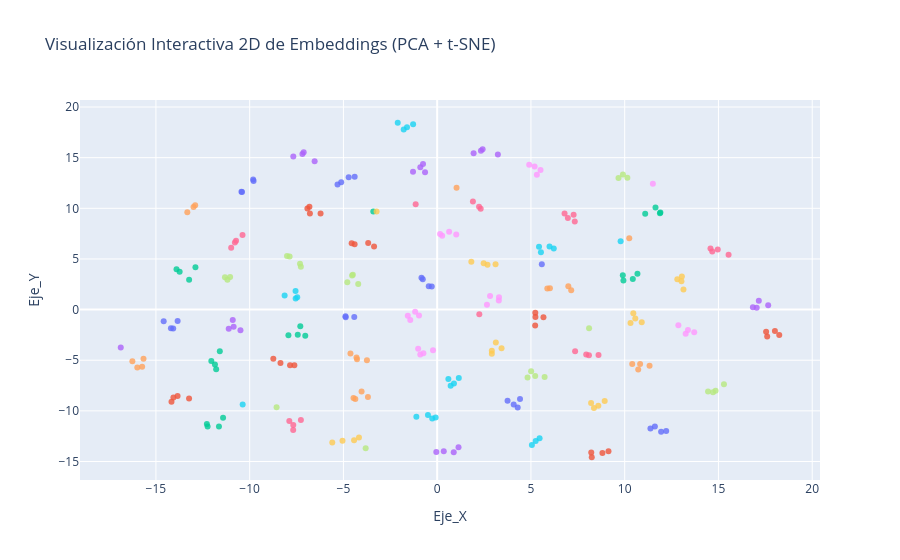

Here is the notebook cell this chart was saved with:
### Markdown cell above
La visualización 2D mediante PCA y t-SNE muestra una clara separación entre los distintos clusters de rostros, lo que sugiere que los embeddings generados capturan adecuadamente las diferencias entre clases. Esto se ve respaldado por las métricas mostradas anteriormente. Solo se observan leves desviaciones en casos puntuales (por ejemplo Jose María Aznar y Winona Ryder), lo que indica que, aunque la separación no es absolutamente perfecta, el rendimiento general es muy bueno.
En conjunto, la visualización y las métricas confirman que los embeddings fueron generados de forma correcta y permiten una clasificación robusta de los distintos rostros.

### Code cell
#Hacemos PCA para bajar de 512 a 50 dimensiones 
pca = PCA(n_components=min(50, len(emb_val_ft))) 
emb_pca = pca.fit_transform(emb_val_ft)
#Aplicamos t-SNE para bajar de 50 a 2 dimensiones 
tsne = TSNE(n_components=2, random_state=42, perplexity=35)
emb_2d = tsne.fit_transform(emb_pca)
#Mapeamos cada vector a su nombre real para el cuadro de diálogo flotante
nombres_reales = [nombres_total[i] for i in y_val_ft]
#Creamos un DataFrame con 2 coordenadas
df = pd.DataFrame({
    'Eje_X': emb_2d[:, 0],
    'Eje_Y': emb_2d[:, 1],
    'Persona': nombres_reales
})
#Creamos el gráfico interactivo 2D
fig = px.scatter(
    df, x='Eje_X', y='Eje_Y', 
    color='Persona',    
    hover_name='Persona',    
    title="Visualización Interactiva 2D de Embeddings (PCA + t-SNE)"
)

fig.update_traces(marker=dict(size=6, opacity=0.8))
fig.update_layout(showlegend=False)
fig.show()

### Figure 1 — Plotly figure (JSON) as saved in the notebook; plotly's stock layout.template omitted (floating-point values rounded to 4 significant figures)
{"data": [{"hovertemplate": "<b>%{hovertext}</b><br><br>Persona=Guillermo Coria<br>Eje_X=%{x}<br>Eje_Y=%{y}<extra></extra>", "hovertext": ["Guillermo Coria", "Guillermo Coria", "Guillermo Coria", "Guillermo Coria"], "legendgroup": "Guillermo Coria", "marker": {"color": "#636efa", "opacity": 0.8, "size": 6, "symbol": "circle"}, "mode": "markers", "name": "Guillermo Coria", "orientation": "v", "showlegend": true, "type": "scatter", "x": [-9.815, -9.792, -10.44, -10.41], "xaxis": "x", "y": [12.86, 12.7, 11.63, 11.62], "yaxis": "y"}, {"hovertemplate": "<b>%{hovertext}</b><br><br>Persona=Luiz Inacio Lula da Silva<br>Eje_X=%{x}<br>Eje_Y=%{y}<extra></extra>", "hovertext": ["Luiz Inacio Lula da Silva", "Luiz Inacio Lula da Silva", "Luiz Inacio Lula da Silva", "Luiz Inacio Lula da Silva"], "legendgroup": "Luiz Inacio Lula da Silva", "marker": {"color": "#EF553B", "opacity": 0.8, "size": 6, "symbol": "circle"}, "mode": "markers", "name": "Luiz Inacio Lula da Silva", "orientation": "v", "showlegend": true, "type": "scatter", "x": [8.243, 8.811, 9.134, 8.217], "xaxis": "x", "y": [-14.58, -14.15, -13.99, -14.11], "yaxis": "y"}, {"hovertemplate": "<b>%{hovertext}</b><br><br>Persona=Michael Bloomberg<br>Eje_X=%{x}<br>Eje_Y=%{y}<extra></extra>", "hovertext": ["Michael Bloomberg", "Michael Bloomberg", "Michael Bloomberg", "Michael Bloomberg"], "legendgroup": "Michael Bloomberg", "marker": {"color": "#00cc96", "opacity": 0.8, "size": 6, "symbol": "circle"}, "mode": "markers", "name": "Michael Bloomberg", "orientation": "v", "showlegend": true, "type": "scatter", "x": [-7.034, -7.934, -7.436, -7.301], "xaxis": "x", "y": [-2.583, -2.527, -2.478, -1.648], "yaxis": "y"}, {"hovertemplate": "<b>%{hovertext}</b><br><br>Persona=Tiger Woods<br>Eje_X=%{x}<br>Eje_Y=%{y}<extra></extra>", "hovertext": ["Tiger Woods", "Tiger Woods", "Tiger Woods", "Tiger Woods"], "legendgroup": "Tiger Woods", "marker": {"color": "#ab63fa", "opacity": 0.8, "size": 6, "symbol": "circle"}, "mode": "markers", "name": "Tiger Woods", "orientation": "v", "showlegend": true, "type": "scatter", "x": [-7.188, -6.535, -7.119, -7.672], "xaxis": "x", "y": [15.36, 14.64, 15.55, 15.12], "yaxis": "y"}, {"hovertemplate": "<b>%{hovertext}</b><br><br>Persona=Donald Rumsfeld<br>Eje_X=%{x}<br>Eje_Y=%{y}<extra></extra>", "hovertext": ["Donald Rumsfeld", "Donald Rumsfeld", "Donald Rumsfeld", "Donald Rumsfeld"], "legendgroup": "Donald Rumsfeld", "marker": {"color": "#FFA15A", "opacity": 0.8, "size": 6, "symbol": "circle"}, "mode": "markers", "name": "Donald Rumsfeld", "orientation": "v", "showlegend": true, "type": "scatter", "x": [-4.276, -3.748, -4.625, -4.302], "xaxis": "x", "y": [-4.912, -5.007, -4.337, -4.728], "yaxis": "y"}, {"hovertemplate": "<b>%{hovertext}</b><br><br>Persona=Hans Blix<br>Eje_X=%{x}<br>Eje_Y=%{y}<extra></extra>", "hovertext": ["Hans Blix", "Hans Blix", "Hans Blix", "Hans Blix"], "legendgroup": "Hans Blix", "marker": {"color": "#19d3f3", "opacity": 0.8, "size": 6, "symbol": "circle"}, "mode": "markers", "name": "Hans Blix", "orientation": "v", "showlegend": true, "type": "scatter", "x": [5.533, 6.218, 5.991, 5.432], "xaxis": "x", "y": [5.668, 6.033, 6.237, 6.213], "yaxis": "y"}, {"hovertemplate": "<b>%{hovertext}</b><br><br>Persona=Arnold Schwarzenegger<br>Eje_X=%{x}<br>Eje_Y=%{y}<extra></extra>", "hovertext": ["Arnold Schwarzenegger", "Arnold Schwarzenegger", "Arnold Schwarzenegger", "Arnold Schwarzenegger"], "legendgroup": "Arnold Schwarzenegger", "marker": {"color": "#FF6692", "opacity": 0.8, "size": 6, "symbol": "circle"}, "mode": "markers", "name": "Arnold Schwarzenegger", "orientation": "v", "showlegend": true, "type": "scatter", "x": [-10.99, -10.73, -10.79, -10.38], "xaxis": "x", "y": [6.109, 6.798, 6.617, 7.376], "yaxis": "y"}, {"hovertemplate": "<b>%{hovertext}</b><br><br>Persona=Atal Bihari Vajpayee<br>Eje_X=%{x}<br>Eje_Y=%{y}<extra></extra>", "hovertext": ["Atal Bihari Vajpayee", "Atal Bihari Vajpayee", "Atal Bihari Vajpayee", "Atal Bihari Vajpayee"], "legendgroup": "Atal Bihari Vajpayee", "marker": {"color": "#B6E880", "opacity": 0.8, "size": 6, "symbol": "circle"}, "mode": "markers", "name": "Atal Bihari Vajpayee", "orientation": "v", "showlegend": true, "type": "scatter", "x": [15.29, 14.45, 14.85, 14.71], "xaxis": "x", "y": [-7.361, -8.085, -8.018, -8.161], "yaxis": "y"}, {"hovertemplate": "<b>%{hovertext}</b><br><br>Persona=George Robertson<br>Eje_X=%{x}<br>Eje_Y=%{y}<extra></extra>", "hovertext": ["George Robertson", "George Robertson", "George Robertson", "George Robertson"], "legendgroup": "George Robertson", "marker": {"color": "#FF97FF", "opacity": 0.8, "size": 6, "symbol": "circle"}, "mode": "markers", "name": "George Robertson", "orientation": "v", "showlegend": true, "type": "scatter", "x": [2.82, 3.296, 2.654, 3.287], "xaxis": "x", "y": [1.349, 1.213, 0.4737, 0.8894], "yaxis": "y"}, {"hovertemplate": "<b>%{hovertext}</b><br><br>Persona=Igor Ivanov<br>Eje_X=%{x}<br>Eje_Y=%{y}<extra></extra>", "hovertext": ["Igor Ivanov", "Igor Ivanov", "Igor Ivanov", "Igor Ivanov"], "legendgroup": "Igor Ivanov", "marker": {"color": "#FECB52", "opacity": 0.8, "size": 6, "symbol": "circle"}, "mode": "markers", "name": "Igor Ivanov", "orientation": "v", "showlegend": true, "type": "scatter", "x": [2.914, 3.433, 3.128, 2.914], "xaxis": "x", "y": [-4.353, -3.827, -3.262, -4.059], "yaxis": "y"}, {"hovertemplate": "<b>%{hovertext}</b><br><br>Persona=John Negroponte<br>Eje_X=%{x}<br>Eje_Y=%{y}<extra></extra>", "hovertext": ["John Negroponte", "John Negroponte", "John Negroponte", "John Negroponte"], "legendgroup": "John Negroponte", "marker": {"color": "#636efa", "opacity": 0.8, "size": 6, "symbol": "circle"}, "mode": "markers", "name": "John Negroponte", "orientation": "v", "showlegend": true, "type": "scatter", "x": [-4.422, -4.88, 5.58, -4.89], "xaxis": "x", "y": [-0.7226, -0.7456, 4.467, -0.6585], "yaxis": "y"}, {"hovertemplate": "<b>%{hovertext}</b><br><br>Persona=Bill Clinton<br>Eje_X=%{x}<br>Eje_Y=%{y}<extra></extra>", "hovertext": ["Bill Clinton", "Bill Clinton", "Bill Clinton", "Bill Clinton"], "legendgroup": "Bill Clinton", "marker": {"color": "#EF553B", "opacity": 0.8, "size": 6, "symbol": "circle"}, "mode": "markers", "name": "Bill Clinton", "orientation": "v", "showlegend": true, "type": "scatter", "x": [5.668, 5.225, 5.239, 5.232], "xaxis": "x", "y": [-0.7511, -1.584, -0.7232, -0.3224], "yaxis": "y"}, {"hovertemplate": "<b>%{hovertext}</b><br><br>Persona=Pete Sampras<br>Eje_X=%{x}<br>Eje_Y=%{y}<extra></extra>", "hovertext": ["Pete Sampras", "Pete Sampras", "Pete Sampras", "Pete Sampras"], "legendgroup": "Pete Sampras", "marker": {"color": "#00cc96", "opacity": 0.8, "size": 6, "symbol": "circle"}, "mode": "markers", "name": "Pete Sampras", "orientation": "v", "showlegend": true, "type": "scatter", "x": [11.9, 11.64, 11.09, 11.88], "xaxis": "x", "y": [9.582, 10.09, 9.462, 9.503], "yaxis": "y"}, {"hovertemplate": "<b>%{hovertext}</b><br><br>Persona=Jennifer Capriati<br>Eje_X=%{x}<br>Eje_Y=%{y}<extra></extra>", "hovertext": ["Jennifer Capriati", "Jennifer Capriati", "Jennifer Capriati", "Jennifer Capriati"], "legendgroup": "Jennifer Capriati", "marker": {"color": "#ab63fa", "opacity": 0.8, "size": 6, "symbol": "circle"}, "mode": "markers", "name": "Jennifer Capriati", "orientation": "v", "showlegend": true, "type": "scatter", "x": [2.422, 2.334, 3.236, 1.943], "xaxis": "x", "y": [15.84, 15.67, 15.31, 15.45], "yaxis": "y"}, {"hovertemplate": "<b>%{hovertext}</b><br><br>Persona=David Beckham<br>Eje_X=%{x}<br>Eje_Y=%{y}<extra></extra>", "hovertext": ["David Beckham", "David Beckham", "David Beckham", "David Beckham"], "legendgroup": "David Beckham", "marker": {"color": "#FFA15A", "opacity": 0.8, "size": 6, "symbol": "circle"}, "mode": "markers", "name": "David Beckham", "orientation": "v", "showlegend": true, "type": "scatter", "x": [-12.99, 10.24, -13.33, -12.91], "xaxis": "x", "y": [10.13, 7.039, 9.616, 10.31], "yaxis": "y"}, {"hovertemplate": "<b>%{hovertext}</b><br><br>Persona=Rudolph Giuliani<br>Eje_X=%{x}<br>Eje_Y=%{y}<extra></extra>", "hovertext": ["Rudolph Giuliani", "Rudolph Giuliani", "Rudolph Giuliani", "Rudolph Giuliani"], "legendgroup": "Rudolph Giuliani", "marker": {"color": "#19d3f3", "opacity": 0.8, "size": 6, "symbol": "circle"}, "mode": "markers", "name": "Rudolph Giuliani", "orientation": "v", "showlegend": true, "type": "scatter", "x": [-7.464, -7.548, -8.136, -7.553], "xaxis": "x", "y": [1.206, 1.103, 1.399, 1.846], "yaxis": "y"}, {"hovertemplate": "<b>%{hovertext}</b><br><br>Persona=Carlos Menem<br>Eje_X=%{x}<br>Eje_Y=%{y}<extra></extra>", "hovertext": ["Carlos Menem", "Carlos Menem", "Carlos Menem", "Carlos Menem"], "legendgroup": "Carlos Menem", "marker": {"color": "#FF6692", "opacity": 0.8, "size": 6, "symbol": "circle"}, "mode": "markers", "name": "Carlos Menem", "orientation": "v", "showlegend": true, "type": "scatter", "x": [-7.885, -7.675, -7.679, -7.268], "xaxis": "x", "y": [-11.0, -11.39, -11.88, -10.89], "yaxis": "y"}, {"hovertemplate": "<b>%{hovertext}</b><br><br>Persona=Jose Maria Aznar<br>Eje_X=%{x}<br>Eje_Y=%{y}<extra></extra>", "hovertext": ["Jose Maria Aznar", "Jose Maria Aznar", "Jose Maria Aznar", "Jose Maria Aznar"], "legendgroup": "Jose Maria Aznar", "marker": {"color": "#B6E880", "opacity": 0.8, "size": 6, "symbol": "circle"}, "mode": "markers", "name": "Jose Maria Aznar", "orientation": "v", "showlegend": true, "type": "scatter", "x": [9.905, 9.67, -3.815, 10.14], "xaxis": "x", "y": [13.34, 12.98, -13.69, 13.02], "yaxis": "y"}, {"hovertemplate": "<b>%{hovertext}</b><br><br>Persona=Gerhard Schroeder<br>Eje_X=%{x}<br>Eje_Y=%{y}<extra></extra>", "hovertext": ["Gerhard Schroeder", "Gerhard Schroeder", "Gerhard Schroeder", "Gerhard Schroeder"], "legendgroup": "Gerhard Schroeder", "marker": {"color": "#FF97FF", "opacity": 0.8, "size": 6, "symbol": "circle"}, "mode": "markers", "name": "Gerhard Schroeder", "orientation": "v", "showlegend": true, "type": "scatter", "x": [-1.175, -1.568, -1.435, -0.9693], "xaxis": "x", "y": [-0.2056, -0.6105, -1.037, -0.5726], "yaxis": "y"}, {"hovertemplate": "<b>%{hovertext}</b><br><br>Persona=Silvio Berlusconi<br>Eje_X=%{x}<br>Eje_Y=%{y}<extra></extra>", "hovertext": ["Silvio Berlusconi", "Silvio Berlusconi", "Silvio Berlusconi", "Silvio Berlusconi"], "legendgroup": "Silvio Berlusconi", "marker": {"color": "#FECB52", "opacity": 0.8, "size": 6, "symbol": "circle"}, "mode": "markers", "name": "Silvio Berlusconi", "orientation": "v", "showlegend": true, "type": "scatter", "x": [-5.05, -4.432, -4.171, -5.595], "xaxis": "x", "y": [-12.96, -12.91, -12.62, -13.13], "yaxis": "y"}, {"hovertemplate": "<b>%{hovertext}</b><br><br>Persona=George W Bush<br>Eje_X=%{x}<br>Eje_Y=%{y}<extra></extra>", "hovertext": ["George W Bush", "George W Bush", "George W Bush", "George W Bush"], "legendgroup": "George W Bush", "marker": {"color": "#636efa", "opacity": 0.8, "size": 6, "symbol": "circle"}, "mode": "markers", "name": "George W Bush", "orientation": "v", "showlegend": true, "type": "scatter", "x": [-14.59, -13.84, -14.2, -14.08], "xaxis": "x", "y": [-1.15, -1.134, -1.832, -1.87], "yaxis": "y"}, {"hovertemplate": "<b>%{hovertext}</b><br><br>Persona=Juan Carlos Ferrero<br>Eje_X=%{x}<br>Eje_Y=%{y}<extra></extra>", "hovertext": ["Juan Carlos Ferrero", "Juan Carlos Ferrero", "Juan Carlos Ferrero", "Juan Carlos Ferrero"], "legendgroup": "Juan Carlos Ferrero", "marker": {"color": "#EF553B", "opacity": 0.8, "size": 6, "symbol": "circle"}, "mode": "markers", "name": "Juan Carlos Ferrero", "orientation": "v", "showlegend": true, "type": "scatter", "x": [-6.814, -6.22, -6.787, -6.921], "xaxis": "x", "y": [10.15, 9.484, 9.496, 9.98], "yaxis": "y"}, {"hovertemplate": "<b>%{hovertext}</b><br><br>Persona=Saddam Hussein<br>Eje_X=%{x}<br>Eje_Y=%{y}<extra></extra>", "hovertext": ["Saddam Hussein", "Saddam Hussein", "Saddam Hussein", "Saddam Hussein"], "legendgroup": "Saddam Hussein", "marker": {"color": "#00cc96", "opacity": 0.8, "size": 6, "symbol": "circle"}, "mode": "markers", "name": "Saddam Hussein", "orientation": "v", "showlegend": true, "type": "scatter", "x": [-12.28, -11.64, -12.24, -11.42], "xaxis": "x", "y": [-11.29, -11.54, -11.54, -10.68], "yaxis": "y"}, {"hovertemplate": "<b>%{hovertext}</b><br><br>Persona=Tom Daschle<br>Eje_X=%{x}<br>Eje_Y=%{y}<extra></extra>", "hovertext": ["Tom Daschle", "Tom Daschle", "Tom Daschle", "Tom Daschle"], "legendgroup": "Tom Daschle", "marker": {"color": "#ab63fa", "opacity": 0.8, "size": 6, "symbol": "circle"}, "mode": "markers", "name": "Tom Daschle", "orientation": "v", "showlegend": true, "type": "scatter", "x": [-11.12, -10.86, -10.9, -10.49], "xaxis": "x", "y": [-1.888, -1.697, -1.019, -2.029], "yaxis": "y"}, {"hovertemplate": "<b>%{hovertext}</b><br><br>Persona=Angelina Jolie<br>Eje_X=%{x}<br>Eje_Y=%{y}<extra></extra>", "hovertext": ["Angelina Jolie", "Angelina Jolie", "Angelina Jolie", "Angelina Jolie"], "legendgroup": "Angelina Jolie", "marker": {"color": "#FFA15A", "opacity": 0.8, "size": 6, "symbol": "circle"}, "mode": "markers", "name": "Angelina Jolie", "orientation": "v", "showlegend": true, "type": "scatter", "x": [10.72, 10.82, 10.4, 11.32], "xaxis": "x", "y": [-5.924, -5.38, -5.378, -5.534], "yaxis": "y"}, {"hovertemplate": "<b>%{hovertext}</b><br><br>Persona=Naomi Watts<br>Eje_X=%{x}<br>Eje_Y=%{y}<extra></extra>", "hovertext": ["Naomi Watts", "Naomi Watts", "Naomi Watts", "Naomi Watts"], "legendgroup": "Naomi Watts", "marker": {"color": "#19d3f3", "opacity": 0.8, "size": 6, "symbol": "circle"}, "mode": "markers", "name": "Naomi Watts", "orientation": "v", "showlegend": true, "type": "scatter", "x": [-0.4921, -1.11, -0.2632, -0.08379], "xaxis": "x", "y": [-10.41, -10.59, -10.77, -10.67], "yaxis": "y"}, {"hovertemplate": "<b>%{hovertext}</b><br><br>Persona=Jennifer Lopez<br>Eje_X=%{x}<br>Eje_Y=%{y}<extra></extra>", "hovertext": ["Jennifer Lopez", "Jennifer Lopez", "Jennifer Lopez", "Jennifer Lopez"], "legendgroup": "Jennifer Lopez", "marker": {"color": "#FF6692", "opacity": 0.8, "size": 6, "symbol": "circle"}, "mode": "markers", "name": "Jennifer Lopez", "orientation": "v", "showlegend": true, "type": "scatter", "x": [7.947, 7.355, 8.604, 8.094], "xaxis": "x", "y": [-4.447, -4.121, -4.481, -4.505], "yaxis": "y"}, {"hovertemplate": "<b>%{hovertext}</b><br><br>Persona=Vladimir Putin<br>Eje_X=%{x}<br>Eje_Y=%{y}<extra></extra>", "hovertext": ["Vladimir Putin", "Vladimir Putin", "Vladimir Putin", "Vladimir Putin"], "legendgroup": "Vladimir Putin", "marker": {"color": "#B6E880", "opacity": 0.8, "size": 6, "symbol": "circle"}, "mode": "markers", "name": "Vladimir Putin", "orientation": "v", "showlegend": true, "type": "scatter", "x": [-4.793, -4.211, -4.497, -4.538], "xaxis": "x", "y": [2.703, 2.537, 3.444, 3.355], "yaxis": "y"}, {"hovertemplate": "<b>%{hovertext}</b><br><br>Persona=Serena Williams<br>Eje_X=%{x}<br>Eje_Y=%{y}<extra></extra>", "hovertext": ["Serena Williams", "Serena Williams", "Serena Williams", "Serena Williams"], "legendgroup": "Serena Williams", "marker": {"color": "#FF97FF", "opacity": 0.8, "size": 6, "symbol": "circle"}, "mode": "markers", "name": "Serena Williams", "orientation": "v", "showlegend": true, "type": "scatter", "x": [-1.015, -0.9015, -0.2227, -0.7352], "xaxis": "x", "y": [-3.874, -4.426, -4.019, -4.321], "yaxis": "y"}, {"hovertemplate": "<b>%{hovertext}</b><br><br>Persona=Kofi Annan<br>Eje_X=%{x}<br>Eje_Y=%{y}<extra></extra>", "hovertext": ["Kofi Annan", "Kofi Annan", "Kofi Annan", "Kofi Annan"], "legendgroup": "Kofi Annan", "marker": {"color": "#FECB52", "opacity": 0.8, "size": 6, "symbol": "circle"}, "mode": "markers", "name": "Kofi Annan", "orientation": "v", "showlegend": true, "type": "scatter", "x": [8.594, 8.36, 8.933, 8.208], "xaxis": "x", "y": [-9.492, -9.723, -9.024, -9.215], "yaxis": "y"}, {"hovertemplate": "<b>%{hovertext}</b><br><br>Persona=John Ashcroft<br>Eje_X=%{x}<br>Eje_Y=%{y}<extra></extra>", "hovertext": ["John Ashcroft", "John Ashcroft", "John Ashcroft", "John Ashcroft"], "legendgroup": "John Ashcroft", "marker": {"color": "#636efa", "opacity": 0.8, "size": 6, "symbol": "circle"}, "mode": "markers", "name": "John Ashcroft", "orientation": "v", "showlegend": true, "type": "scatter", "x": [-0.8382, -0.7681, -0.2897, -0.4494], "xaxis": "x", "y": [3.147, 2.991, 2.283, 2.293], "yaxis": "y"}, {"hovertemplate": "<b>%{hovertext}</b><br><br>Persona=Nestor Kirchner<br>Eje_X=%{x}<br>Eje_Y=%{y}<extra></extra>", "hovertext": ["Nestor Kirchner", "Nestor Kirchner", "Nestor Kirchner", "Nestor Kirchner"], "legendgroup": "Nestor Kirchner", "marker": {"color": "#EF553B", "opacity": 0.8, "size": 6, "symbol": "circle"}, "mode": "markers", "name": "Nestor Kirchner", "orientation": "v", "showlegend": true, "type": "scatter", "x": [-3.367, -4.404, -3.68, -4.561], "xaxis": "x", "y": [6.223, 6.446, 6.574, 6.547], "yaxis": "y"}, {"hovertemplate": "<b>%{hovertext}</b><br><br>Persona=Gloria Macapagal Arroyo<br>Eje_X=%{x}<br>Eje_Y=%{y}<extra></extra>", "hovertext": ["Gloria Macapagal Arroyo", "Gloria Macapagal Arroyo", "Gloria Macapagal Arroyo", "Gloria Macapagal Arroyo"], "legendgroup": "Gloria Macapagal Arroyo", "marker": {"color": "#00cc96", "opacity": 0.8, "size": 6, "symbol": "circle"}, "mode": "markers", "name": "Gloria Macapagal Arroyo", "orientation": "v", "showlegend": true, "type": "scatter", "x": [9.899, 10.68, 9.932, 10.43], "xaxis": "x", "y": [3.393, 3.531, 2.872, 3.019], "yaxis": "y"}, {"hovertemplate": "<b>%{hovertext}</b><br><br>Persona=Jennifer Aniston<br>Eje_X=%{x}<br>Eje_Y=%{y}<extra></extra>", "hovertext": ["Jennifer Aniston", "Jennifer Aniston", "Jennifer Aniston", "Jennifer Aniston"], "legendgroup": "Jennifer Aniston", "marker": {"color": "#ab63fa", "opacity": 0.8, "size": 6, "symbol": "circle"}, "mode": "markers", "name": "Jennifer Aniston", "orientation": "v", "showlegend": true, "type": "scatter", "x": [0.3514, 0.8816, -0.0479, 1.138], "xaxis": "x", "y": [-13.98, -14.09, -14.06, -13.6], "yaxis": "y"}, {"hovertemplate": "<b>%{hovertext}</b><br><br>Persona=Jean Chretien<br>Eje_X=%{x}<br>Eje_Y=%{y}<extra></extra>", "hovertext": ["Jean Chretien", "Jean Chretien", "Jean Chretien", "Jean Chretien"], "legendgroup": "Jean Chretien", "marker": {"color": "#FFA15A", "opacity": 0.8, "size": 6, "symbol": "circle"}, "mode": "markers", "name": "Jean Chretien", "orientation": "v", "showlegend": true, "type": "scatter", "x": [5.874, 6.011, 7.148, 6.994], "xaxis": "x", "y": [2.076, 2.104, 1.9, 2.296], "yaxis": "y"}, {"hovertemplate": "<b>%{hovertext}</b><br><br>Persona=Recep Tayyip Erdogan<br>Eje_X=%{x}<br>Eje_Y=%{y}<extra></extra>", "hovertext": ["Recep Tayyip Erdogan", "Recep Tayyip Erdogan", "Recep Tayyip Erdogan", "Recep Tayyip Erdogan"], "legendgroup": "Recep Tayyip Erdogan", "marker": {"color": "#19d3f3", "opacity": 0.8, "size": 6, "symbol": "circle"}, "mode": "markers", "name": "Recep Tayyip Erdogan", "orientation": "v", "showlegend": true, "type": "scatter", "x": [0.8935, 1.152, 0.718, 0.5973], "xaxis": "x", "y": [-7.298, -6.747, -7.519, -6.865], "yaxis": "y"}, {"hovertemplate": "<b>%{hovertext}</b><br><br>Persona=Colin Powell<br>Eje_X=%{x}<br>Eje_Y=%{y}<extra></extra>", "hovertext": ["Colin Powell", "Colin Powell", "Colin Powell", "Colin Powell"], "legendgroup": "Colin Powell", "marker": {"color": "#FF6692", "opacity": 0.8, "size": 6, "symbol": "circle"}, "mode": "markers", "name": "Colin Powell", "orientation": "v", "showlegend": true, "type": "scatter", "x": [6.793, 6.969, 7.275, 7.338], "xaxis": "x", "y": [9.481, 9.044, 9.357, 8.703], "yaxis": "y"}, {"hovertemplate": "<b>%{hovertext}</b><br><br>Persona=Alvaro Uribe<br>Eje_X=%{x}<br>Eje_Y=%{y}<extra></extra>", "hovertext": ["Alvaro Uribe", "Alvaro Uribe", "Alvaro Uribe", "Alvaro Uribe"], "legendgroup": "Alvaro Uribe", "marker": {"color": "#B6E880", "opacity": 0.8, "size": 6, "symbol": "circle"}, "mode": "markers", "name": "Alvaro Uribe", "orientation": "v", "showlegend": true, "type": "scatter", "x": [-7.871, -8.008, -7.316, -7.269], "xaxis": "x", "y": [5.236, 5.284, 4.534, 4.239], "yaxis": "y"}, {"hovertemplate": "<b>%{hovertext}</b><br><br>Persona=Alejandro Toledo<br>Eje_X=%{x}<br>Eje_Y=%{y}<extra></extra>", "hovertext": ["Alejandro Toledo", "Alejandro Toledo", "Alejandro Toledo", "Alejandro Toledo"], "legendgroup": "Alejandro Toledo", "marker": {"color": "#FF97FF", "opacity": 0.8, "size": 6, "symbol": "circle"}, "mode": "markers", "name": "Alejandro Toledo", "orientation": "v", "showlegend": true, "type": "scatter", "x": [13.25, 13.71, 12.86, 13.37], "xaxis": "x", "y": [-2.384, -2.237, -1.552, -2.017], "yaxis": "y"}, {"hovertemplate": "<b>%{hovertext}</b><br><br>Persona=Hugo Chavez<br>Eje_X=%{x}<br>Eje_Y=%{y}<extra></extra>", "hovertext": ["Hugo Chavez", "Hugo Chavez", "Hugo Chavez", "Hugo Chavez"], "legendgroup": "Hugo Chavez", "marker": {"color": "#FECB52", "opacity": 0.8, "size": 6, "symbol": "circle"}, "mode": "markers", "name": "Hugo Chavez", "orientation": "v", "showlegend": true, "type": "scatter", "x": [10.56, 10.46, 10.31, 10.91], "xaxis": "x", "y": [-0.8723, -0.3641, -1.335, -1.244], "yaxis": "y"}, {"hovertemplate": "<b>%{hovertext}</b><br><br>Persona=Hamid Karzai<br>Eje_X=%{x}<br>Eje_Y=%{y}<extra></extra>", "hovertext": ["Hamid Karzai", "Hamid Karzai", "Hamid Karzai", "Hamid Karzai"], "legendgroup": "Hamid Karzai", "marker": {"color": "#636efa", "opacity": 0.8, "size": 6, "symbol": "circle"}, "mode": "markers", "name": "Hamid Karzai", "orientation": "v", "showlegend": true, "type": "scatter", "x": [11.94, 12.21, 11.61, 11.37], "xaxis": "x", "y": [-12.07, -11.99, -11.53, -11.73], "yaxis": "y"}, {"hovertemplate": "<b>%{hovertext}</b><br><br>Persona=Tony Blair<br>Eje_X=%{x}<br>Eje_Y=%{y}<extra></extra>", "hovertext": ["Tony Blair", "Tony Blair", "Tony Blair", "Tony Blair"], "legendgroup": "Tony Blair", "marker": {"color": "#EF553B", "opacity": 0.8, "size": 6, "symbol": "circle"}, "mode": "markers", "name": "Tony Blair", "orientation": "v", "showlegend": true, "type": "scatter", "x": [-7.847, -8.739, -7.617, -8.357], "xaxis": "x", "y": [-5.506, -4.858, -5.491, -5.283], "yaxis": "y"}, {"hovertemplate": "<b>%{hovertext}</b><br><br>Persona=Jeremy Greenstock<br>Eje_X=%{x}<br>Eje_Y=%{y}<extra></extra>", "hovertext": ["Jeremy Greenstock", "Jeremy Greenstock", "Jeremy Greenstock", "Jeremy Greenstock"], "legendgroup": "Jeremy Greenstock", "marker": {"color": "#00cc96", "opacity": 0.8, "size": 6, "symbol": "circle"}, "mode": "markers", "name": "Jeremy Greenstock", "orientation": "v", "showlegend": true, "type": "scatter", "x": [-13.23, -12.89, -13.9, -13.73], "xaxis": "x", "y": [2.941, 4.185, 3.97, 3.742], "yaxis": "y"}, {"hovertemplate": "<b>%{hovertext}</b><br><br>Persona=Junichiro Koizumi<br>Eje_X=%{x}<br>Eje_Y=%{y}<extra></extra>", "hovertext": ["Junichiro Koizumi", "Junichiro Koizumi", "Junichiro Koizumi", "Junichiro Koizumi"], "legendgroup": "Junichiro Koizumi", "marker": {"color": "#ab63fa", "opacity": 0.8, "size": 6, "symbol": "circle"}, "mode": "markers", "name": "Junichiro Koizumi", "orientation": "v", "showlegend": true, "type": "scatter", "x": [16.84, 17.65, 17.04, 17.15], "xaxis": "x", "y": [0.2333, 0.4178, 0.1848, 0.8721], "yaxis": "y"}, {"hovertemplate": "<b>%{hovertext}</b><br><br>Persona=Jack Straw<br>Eje_X=%{x}<br>Eje_Y=%{y}<extra></extra>", "hovertext": ["Jack Straw", "Jack Straw", "Jack Straw", "Jack Straw"], "legendgroup": "Jack Straw", "marker": {"color": "#FFA15A", "opacity": 0.8, "size": 6, "symbol": "circle"}, "mode": "markers", "name": "Jack Straw", "orientation": "v", "showlegend": true, "type": "scatter", "x": [-3.693, -4.463, -4.365, -4.031], "xaxis": "x", "y": [-8.643, -8.735, -8.84, -8.098], "yaxis": "y"}, {"hovertemplate": "<b>%{hovertext}</b><br><br>Persona=Andre Agassi<br>Eje_X=%{x}<br>Eje_Y=%{y}<extra></extra>", "hovertext": ["Andre Agassi", "Andre Agassi", "Andre Agassi", "Andre Agassi"], "legendgroup": "Andre Agassi", "marker": {"color": "#19d3f3", "opacity": 0.8, "size": 6, "symbol": "circle"}, "mode": "markers", "name": "Andre Agassi", "orientation": "v", "showlegend": true, "type": "scatter", "x": [-1.284, -2.103, -1.785, -1.61], "xaxis": "x", "y": [18.31, 18.45, 17.77, 18.01], "yaxis": "y"}, {"hovertemplate": "<b>%{hovertext}</b><br><br>Persona=Winona Ryder<br>Eje_X=%{x}<br>Eje_Y=%{y}<extra></extra>", "hovertext": ["Winona Ryder", "Winona Ryder", "Winona Ryder", "Winona Ryder"], "legendgroup": "Winona Ryder", "marker": {"color": "#FF6692", "opacity": 0.8, "size": 6, "symbol": "circle"}, "mode": "markers", "name": "Winona Ryder", "orientation": "v", "showlegend": true, "type": "scatter", "x": [2.321, 2.233, 2.246, 1.905], "xaxis": "x", "y": [9.965, 10.16, -0.458, 10.67], "yaxis": "y"}, {"hovertemplate": "<b>%{hovertext}</b><br><br>Persona=Jacques Chirac<br>Eje_X=%{x}<br>Eje_Y=%{y}<extra></extra>", "hovertext": ["Jacques Chirac", "Jacques Chirac", "Jacques Chirac", "Jacques Chirac"], "legendgroup": "Jacques Chirac", "marker": {"color": "#B6E880", "opacity": 0.8, "size": 6, "symbol": "circle"}, "mode": "markers", "name": "Jacques Chirac", "orientation": "v", "showlegend": true, "type": "scatter", "x": [-11.32, -11.04, -8.564, -11.19], "xaxis": "x", "y": [3.181, 3.227, -9.645, 2.949], "yaxis": "y"}, {"hovertemplate": "<b>%{hovertext}</b><br><br>Persona=Tom Ridge<br>Eje_X=%{x}<br>Eje_Y=%{y}<extra></extra>", "hovertext": ["Tom Ridge", "Tom Ridge", "Tom Ridge", "Tom Ridge"], "legendgroup": "Tom Ridge", "marker": {"color": "#FF97FF", "opacity": 0.8, "size": 6, "symbol": "circle"}, "mode": "markers", "name": "Tom Ridge", "orientation": "v", "showlegend": true, "type": "scatter", "x": [0.2663, 0.1553, 0.6378, 1.017], "xaxis": "x", "y": [7.288, 7.47, 7.675, 7.418], "yaxis": "y"}, {"hovertemplate": "<b>%{hovertext}</b><br><br>Persona=Megawati Sukarnoputri<br>Eje_X=%{x}<br>Eje_Y=%{y}<extra></extra>", "hovertext": ["Megawati Sukarnoputri", "Megawati Sukarnoputri", "Megawati Sukarnoputri", "Megawati Sukarnoputri"], "legendgroup": "Megawati Sukarnoputri", "marker": {"color": "#FECB52", "opacity": 0.8, "size": 6, "symbol": "circle"}, "mode": "markers", "name": "Megawati Sukarnoputri", "orientation": "v", "showlegend": true, "type": "scatter", "x": [13.05, 13.13, 12.81, 13.03], "xaxis": "x", "y": [3.263, 1.985, 2.993, 2.801], "yaxis": "y"}, {"hovertemplate": "<b>%{hovertext}</b><br><br>Persona=Ariel Sharon<br>Eje_X=%{x}<br>Eje_Y=%{y}<extra></extra>", "hovertext": ["Ariel Sharon", "Ariel Sharon", "Ariel Sharon", "Ariel Sharon"], "legendgroup": "Ariel Sharon", "marker": {"color": "#636efa", "opacity": 0.8, "size": 6, "symbol": "circle"}, "mode": "markers", "name": "Ariel Sharon", "orientation": "v", "showlegend": true, "type": "scatter", "x": [4.294, 4.418, 3.752, 4.08], "xaxis": "x", "y": [-9.676, -8.836, -9.009, -9.372], "yaxis": "y"}, {"hovertemplate": "<b>%{hovertext}</b><br><br>Persona=Roh Moo-hyun<br>Eje_X=%{x}<br>Eje_Y=%{y}<extra></extra>", "hovertext": ["Roh Moo-hyun", "Roh Moo-hyun", "Roh Moo-hyun", "Roh Moo-hyun"], "legendgroup": "Roh Moo-hyun", "marker": {"color": "#EF553B", "opacity": 0.8, "size": 6, "symbol": "circle"}, "mode": "markers", "name": "Roh Moo-hyun", "orientation": "v", "showlegend": true, "type": "scatter", "x": [17.6, 18.24, 17.54, 18.01], "xaxis": "x", "y": [-2.657, -2.502, -2.186, -2.114], "yaxis": "y"}, {"hovertemplate": "<b>%{hovertext}</b><br><br>Persona=Laura Bush<br>Eje_X=%{x}<br>Eje_Y=%{y}<extra></extra>", "hovertext": ["Laura Bush", "Laura Bush", "Laura Bush", "Laura Bush"], "legendgroup": "Laura Bush", "marker": {"color": "#00cc96", "opacity": 0.8, "size": 6, "symbol": "circle"}, "mode": "markers", "name": "Laura Bush", "orientation": "v", "showlegend": true, "type": "scatter", "x": [-11.59, -11.79, -11.85, -12.04], "xaxis": "x", "y": [-4.109, -5.9, -5.434, -5.085], "yaxis": "y"}, {"hovertemplate": "<b>%{hovertext}</b><br><br>Persona=Amelie Mauresmo<br>Eje_X=%{x}<br>Eje_Y=%{y}<extra></extra>", "hovertext": ["Amelie Mauresmo", "Amelie Mauresmo", "Amelie Mauresmo", "Amelie Mauresmo"], "legendgroup": "Amelie Mauresmo", "marker": {"color": "#ab63fa", "opacity": 0.8, "size": 6, "symbol": "circle"}, "mode": "markers", "name": "Amelie Mauresmo", "orientation": "v", "showlegend": true, "type": "scatter", "x": [-0.8996, -1.288, -0.6477, -0.755], "xaxis": "x", "y": [14.04, 13.61, 13.57, 14.38], "yaxis": "y"}, {"hovertemplate": "<b>%{hovertext}</b><br><br>Persona=Paul Bremer<br>Eje_X=%{x}<br>Eje_Y=%{y}<extra></extra>", "hovertext": ["Paul Bremer", "Paul Bremer", "Paul Bremer", "Paul Bremer"], "legendgroup": "Paul Bremer", "marker": {"color": "#FFA15A", "opacity": 0.8, "size": 6, "symbol": "circle"}, "mode": "markers", "name": "Paul Bremer", "orientation": "v", "showlegend": true, "type": "scatter", "x": [-15.66, -15.73, -15.99, -16.25], "xaxis": "x", "y": [-4.853, -5.648, -5.709, -5.106], "yaxis": "y"}, {"hovertemplate": "<b>%{hovertext}</b><br><br>Persona=Mahmoud Abbas<br>Eje_X=%{x}<br>Eje_Y=%{y}<extra></extra>", "hovertext": ["Mahmoud Abbas", "Mahmoud Abbas", "Mahmoud Abbas", "Mahmoud Abbas"], "legendgroup": "Mahmoud Abbas", "marker": {"color": "#19d3f3", "opacity": 0.8, "size": 6, "symbol": "circle"}, "mode": "markers", "name": "Mahmoud Abbas", "orientation": "v", "showlegend": true, "type": "scatter", "x": [5.461, 5.252, 5.051, -10.37], "xaxis": "x", "y": [-12.71, -12.97, -13.38, -9.36], "yaxis": "y"}, {"hovertemplate": "<b>%{hovertext}</b><br><br>Persona=Jiang Zemin<br>Eje_X=%{x}<br>Eje_Y=%{y}<extra></extra>", "hovertext": ["Jiang Zemin", "Jiang Zemin", "Jiang Zemin", "Jiang Zemin"], "legendgroup": "Jiang Zemin", "marker": {"color": "#FF6692", "opacity": 0.8, "size": 6, "symbol": "circle"}, "mode": "markers", "name": "Jiang Zemin", "orientation": "v", "showlegend": true, "type": "scatter", "x": [14.57, 14.67, 14.96, 15.54], "xaxis": "x", "y": [6.039, 5.724, 5.936, 5.409], "yaxis": "y"}, {"hovertemplate": "<b>%{hovertext}</b><br><br>Persona=Ricardo Lagos<br>Eje_X=%{x}<br>Eje_Y=%{y}<extra></extra>", "hovertext": ["Ricardo Lagos", "Ricardo Lagos", "Ricardo Lagos", "Ricardo Lagos"], "legendgroup": "Ricardo Lagos", "marker": {"color": "#B6E880", "opacity": 0.8, "size": 6, "symbol": "circle"}, "mode": "markers", "name": "Ricardo Lagos", "orientation": "v", "showlegend": true, "type": "scatter", "x": [4.82, 5.227, 5.008, 5.728], "xaxis": "x", "y": [-6.709, -6.548, -6.094, -6.661], "yaxis": "y"}, {"hovertemplate": "<b>%{hovertext}</b><br><br>Persona=Lindsay Davenport<br>Eje_X=%{x}<br>Eje_Y=%{y}<extra></extra>", "hovertext": ["Lindsay Davenport", "Lindsay Davenport", "Lindsay Davenport", "Lindsay Davenport"], "legendgroup": "Lindsay Davenport", "marker": {"color": "#FF97FF", "opacity": 0.8, "size": 6, "symbol": "circle"}, "mode": "markers", "name": "Lindsay Davenport", "orientation": "v", "showlegend": true, "type": "scatter", "x": [5.195, 4.908, 5.316, 5.511], "xaxis": "x", "y": [14.13, 14.3, 13.3, 13.78], "yaxis": "y"}, {"hovertemplate": "<b>%{hovertext}</b><br><br>Persona=Gray Davis<br>Eje_X=%{x}<br>Eje_Y=%{y}<extra></extra>", "hovertext": ["Gray Davis", "Gray Davis", "Gray Davis", "Gray Davis"], "legendgroup": "Gray Davis", "marker": {"color": "#FECB52", "opacity": 0.8, "size": 6, "symbol": "circle"}, "mode": "markers", "name": "Gray Davis", "orientation": "v", "showlegend": true, "type": "scatter", "x": [3.112, 2.685, 2.479, 1.821], "xaxis": "x", "y": [4.471, 4.419, 4.586, 4.732], "yaxis": "y"}, {"hovertemplate": "<b>%{hovertext}</b><br><br>Persona=Lleyton Hewitt<br>Eje_X=%{x}<br>Eje_Y=%{y}<extra></extra>", "hovertext": ["Lleyton Hewitt", "Lleyton Hewitt", "Lleyton Hewitt", "Lleyton Hewitt"], "legendgroup": "Lleyton Hewitt", "marker": {"color": "#636efa", "opacity": 0.8, "size": 6, "symbol": "circle"}, "mode": "markers", "name": "Lleyton Hewitt", "orientation": "v", "showlegend": true, "type": "scatter", "x": [-4.72, -5.12, -4.401, -5.315], "xaxis": "x", "y": [13.06, 12.58, 13.12, 12.34], "yaxis": "y"}, {"hovertemplate": "<b>%{hovertext}</b><br><br>Persona=Vicente Fox<br>Eje_X=%{x}<br>Eje_Y=%{y}<extra></extra>", "hovertext": ["Vicente Fox", "Vicente Fox", "Vicente Fox", "Vicente Fox"], "legendgroup": "Vicente Fox", "marker": {"color": "#EF553B", "opacity": 0.8, "size": 6, "symbol": "circle"}, "mode": "markers", "name": "Vicente Fox", "orientation": "v", "showlegend": true, "type": "scatter", "x": [-13.23, -14.07, -13.85, -14.17], "xaxis": "x", "y": [-8.768, -8.683, -8.545, -9.095], "yaxis": "y"}, {"hovertemplate": "<b>%{hovertext}</b><br><br>Persona=Matt Leblanc<br>Eje_X=%{x}<br>Eje_Y=%{y}<extra></extra>", "hovertext": ["Matt Leblanc"], "legendgroup": "Matt Leblanc", "marker": {"color": "#00cc96", "opacity": 0.8, "size": 6, "symbol": "circle"}, "mode": "markers", "name": "Matt Leblanc", "orientation": "v", "showlegend": true, "type": "scatter", "x": [-3.406], "xaxis": "x", "y": [9.682], "yaxis": "y"}, {"hovertemplate": "<b>%{hovertext}</b><br><br>Persona=Paul Rudd<br>Eje_X=%{x}<br>Eje_Y=%{y}<extra></extra>", "hovertext": ["Paul Rudd"], "legendgroup": "Paul Rudd", "marker": {"color": "#ab63fa", "opacity": 0.8, "size": 6, "symbol": "circle"}, "mode": "markers", "name": "Paul Rudd", "orientation": "v", "showlegend": true, "type": "scatter", "x": [-16.88], "xaxis": "x", "y": [-3.748], "yaxis": "y"}, {"hovertemplate": "<b>%{hovertext}</b><br><br>Persona=Courtney Cox<br>Eje_X=%{x}<br>Eje_Y=%{y}<extra></extra>", "hovertext": ["Courtney Cox"], "legendgroup": "Courtney Cox", "marker": {"color": "#FFA15A", "opacity": 0.8, "size": 6, "symbol": "circle"}, "mode": "markers", "name": "Courtney Cox", "orientation": "v", "showlegend": true, "type": "scatter", "x": [1.033], "xaxis": "x", "y": [12.04], "yaxis": "y"}, {"hovertemplate": "<b>%{hovertext}</b><br><br>Persona=David Schwimmer<br>Eje_X=%{x}<br>Eje_Y=%{y}<extra></extra>", "hovertext": ["David Schwimmer"], "legendgroup": "David Schwimmer", "marker": {"color": "#19d3f3", "opacity": 0.8, "size": 6, "symbol": "circle"}, "mode": "markers", "name": "David Schwimmer", "orientation": "v", "showlegend": true, "type": "scatter", "x": [9.782], "xaxis": "x", "y": [6.738], "yaxis": "y"}, {"hovertemplate": "<b>%{hovertext}</b><br><br>Persona=Henry Cavill<br>Eje_X=%{x}<br>Eje_Y=%{y}<extra></extra>", "hovertext": ["Henry Cavill"], "legendgroup": "Henry Cavill", "marker": {"color": "#FF6692", "opacity": 0.8, "size": 6, "symbol": "circle"}, "mode": "markers", "name": "Henry Cavill", "orientation": "v", "showlegend": true, "type": "scatter", "x": [-1.148], "xaxis": "x", "y": [10.4], "yaxis": "y"}, {"hovertemplate": "<b>%{hovertext}</b><br><br>Persona=Lisa Kudrow<br>Eje_X=%{x}<br>Eje_Y=%{y}<extra></extra>", "hovertext": ["Lisa Kudrow"], "legendgroup": "Lisa Kudrow", "marker": {"color": "#B6E880", "opacity": 0.8, "size": 6, "symbol": "circle"}, "mode": "markers", "name": "Lisa Kudrow", "orientation": "v", "showlegend": true, "type": "scatter", "x": [8.101], "xaxis": "x", "y": [-1.855], "yaxis": "y"}, {"hovertemplate": "<b>%{hovertext}</b><br><br>Persona=Jason Momoa<br>Eje_X=%{x}<br>Eje_Y=%{y}<extra></extra>", "hovertext": ["Jason Momoa"], "legendgroup": "Jason Momoa", "marker": {"color": "#FF97FF", "opacity": 0.8, "size": 6, "symbol": "circle"}, "mode": "markers", "name": "Jason Momoa", "orientation": "v", "showlegend": true, "type": "scatter", "x": [11.5], "xaxis": "x", "y": [12.42], "yaxis": "y"}, {"hovertemplate": "<b>%{hovertext}</b><br><br>Persona=Matthew Perry<br>Eje_X=%{x}<br>Eje_Y=%{y}<extra></extra>", "hovertext": ["Matthew Perry"], "legendgroup": "Matthew Perry", "marker": {"color": "#FECB52", "opacity": 0.8, "size": 6, "symbol": "circle"}, "mode": "markers", "name": "Matthew Perry", "orientation": "v", "showlegend": true, "type": "scatter", "x": [-3.231], "xaxis": "x", "y": [9.693], "yaxis": "y"}], "layout": {"legend": {"title": {"text": "Persona"}, "tracegroupgap": 0}, "showlegend": false, "title": {"text": "Visualización Interactiva 2D de Embeddings (PCA + t-SNE)"}, "xaxis": {"anchor": "y", "domain": [0, 1], "title": {"text": "Eje_X"}}, "yaxis": {"anchor": "x", "domain": [0, 1], "title": {"text": "Eje_Y"}}}}
